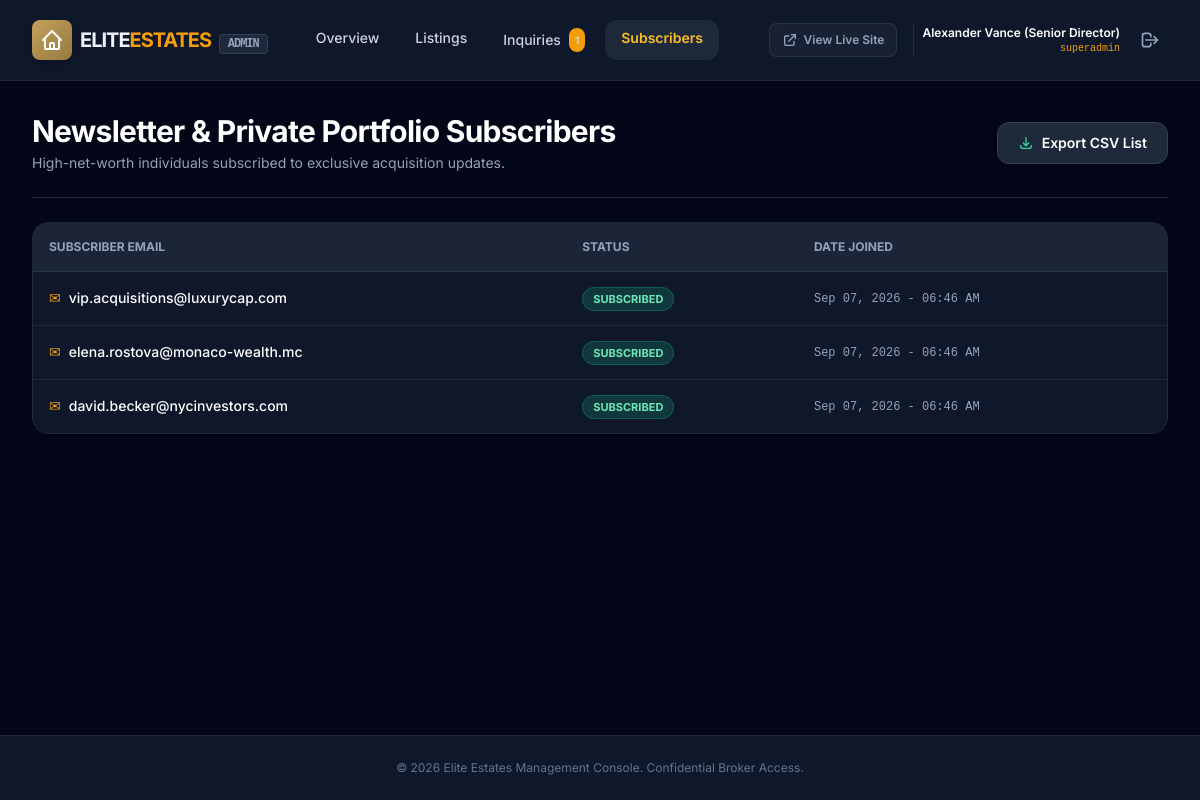
The app's page /admin/subscribers.php (signed in) with its own data.
### tables this page shows
CREATE TABLE IF NOT EXISTS `subscribers` (
    `id` INT UNSIGNED AUTO_INCREMENT PRIMARY KEY,
    `email` VARCHAR(150) NOT NULL UNIQUE,
    `status` ENUM('subscribed', 'unsubscribed') NOT NULL DEFAULT 'subscribed',
    `subscribed_at` TIMESTAMP NOT NULL DEFAULT CURRENT_TIMESTAMP,
    INDEX `idx_subscribers_status` (`status`)
);

### config/database.php (called while the page is built, shortened)
<?php
class Database
{
    private static string $host = '127.0.0.1';
    private static int $port = 3306;
    private static string $dbName = 'elite_estates';
    private static string $username = 'root';
    private static string $password = '';
    private static string $charset = 'utf8mb4';
    private static ?PDO $instance = null;
    public static function getConnection(): PDO
    {
        if (self::$instance === null) {
            $host = getenv('DB_HOST') ?: self::$host;
            $port = (int)(getenv('DB_PORT') ?: self::$port);
            $dbName = getenv('DB_NAME') ?: self::$dbName;
            $username = getenv('DB_USER') ?: self::$username;
            $password = getenv('DB_PASS') !== false ? getenv('DB_PASS') : self::$password;
            $dsn = "mysql:host={$host};port={$port};dbname={$dbName};charset=" . self::$charset;
            $options = [
                PDO::ATTR_ERRMODE            => PDO::ERRMODE_EXCEPTION,
                PDO::ATTR_DEFAULT_FETCH_MODE => PDO::FETCH_ASSOC,
                PDO::ATTR_EMULATE_PREPARES   => true,
                PDO::MYSQL_ATTR_INIT_COMMAND => "SET NAMES " . self::$charset . " COLLATE utf8mb4_unicode_ci",
            ];
            try {
                self::$instance = new PDO($dsn, $username, $password, $options);
            } catch (PDOException $e) {
                throw new PDOException("Database Connection Error: " . $e->getMessage(), (int)$e->getCode());
            }
        }
        return self::$instance;
    }
}

### src/Models/Subscriber.php (called while the page is built, shortened)
<?php
require_once __DIR__ . '/../../config/database.php';
class Subscriber
{
    private PDO $pdo;
    public function __construct(?PDO $pdo = null)
    {
        $this->pdo = $pdo ?? Database::getConnection();
    }
    public function getAll(int $limit = 500): array
    {
        $stmt = $this->pdo->prepare("SELECT * FROM subscribers ORDER BY subscribed_at DESC LIMIT :limit");
        $stmt->bindValue(':limit', $limit, PDO::PARAM_INT);
        $stmt->execute();
        return $stmt->fetchAll();
    }
}

### admin/subscribers.php (the view, shortened to what this page needs)
<?php
require_once __DIR__ . '/../config/database.php';
require_once __DIR__ . '/../src/Models/Subscriber.php';
$subscriberModel = new Subscriber();
require_once __DIR__ . '/header.php';
$subscribers = $subscriberModel->getAll(200);
?>
<div class="space-y-6">
    <div class="flex flex-col sm:flex-row justify-between items-start sm:items-center gap-4 border-b border-slate-800 pb-6">
        <div>
            <h1 class="text-3xl font-bold text-white tracking-tight">Newsletter & Private Portfolio Subscribers</h1>
            <p class="text-slate-400 text-sm mt-1">High-net-worth individuals subscribed to exclusive acquisition updates.</p>
        </div>
        <div class="flex gap-3">
            <a href="subscribers.php?export=csv" class="bg-slate-800 hover:bg-slate-700 text-white px-5 py-2.5 rounded-xl font-semibold text-sm transition border border-slate-700 flex items-center gap-2">
                <svg class="w-4 h-4 text-emerald-400" fill="none" stroke="currentColor" viewBox="0 0 24 24"><path stroke-linecap="round" stroke-linejoin="round" stroke-width="2" d="M4 16v1a3 3 0 003 3h10a3 3 0 003-3v-1m-4-4l-4 4m0 0l-4-4m4 4V4"/></svg>
                Export CSV List
            </a>
        </div>
    </div>
    <div class="bg-slate-900 border border-slate-800 rounded-2xl overflow-hidden shadow-sm">
        <div class="overflow-x-auto">
            <table class="w-full text-left text-sm text-slate-300">
                <thead class="bg-slate-800/80 text-xs uppercase font-semibold text-slate-400 border-b border-slate-700/60">
                    <tr>
                        <th class="p-4">Subscriber Email</th>
                        <th class="p-4">Status</th>
                        <th class="p-4">Date Joined</th>
                    </tr>
                </thead>
                <tbody class="divide-y divide-slate-800">
                    <?php if (empty($subscribers)): ?>
                    <tr>
                        <td colspan="3" class="p-12 text-center text-slate-500">
                            No newsletter subscribers registered yet.
                        </td>
                    </tr>
                    <?php else: ?>
                    <?php foreach ($subscribers as $s): ?>
                    <tr class="hover:bg-slate-800/40 transition">
                        <td class="p-4 font-medium text-white flex items-center gap-2">
                            <span class="text-amber-500">✉</span>
                            <?= htmlspecialchars($s['email']) ?>
                        </td>
                        <td class="p-4">
                            <span class="text-[11px] font-bold uppercase px-2.5 py-1 rounded-full bg-emerald-500/20 text-emerald-300 border border-emerald-500/30">
                                <?= htmlspecialchars($s['status']) ?>
                            </span>
                        </td>
                        <td class="p-4 text-xs text-slate-400 font-mono">
                            <?= date('M d, Y - h:i A', strtotime($s['subscribed_at'])) ?>
                        </td>
                    </tr>
                    <?php endforeach; ?>
                    <?php endif; ?>
                </tbody>
            </table>
        </div>
    </div>
</div>
<?php require_once __DIR__ . '/footer.php'; ?>

### admin/header.php (style rules this page uses)
body { font-family: 'Inter', sans-serif; }

### records on screen
subscribers: email "vip.acquisitions@luxurycap.com", status "SUBSCRIBED", subscribed_at "Sep 07, 2026 - 06:46 AM"
subscribers: email "elena.rostova@monaco-wealth.mc", status "SUBSCRIBED", subscribed_at "Sep 07, 2026 - 06:46 AM"
subscribers: email "david.becker@nycinvestors.com", status "SUBSCRIBED", subscribed_at "Sep 07, 2026 - 06:46 AM"

### other values on screen
$unreadInquiries "1"
$_SESSION['admin_name'] "Alexander Vance (Senior Director)"
$_SESSION['admin_role'] "superadmin"
